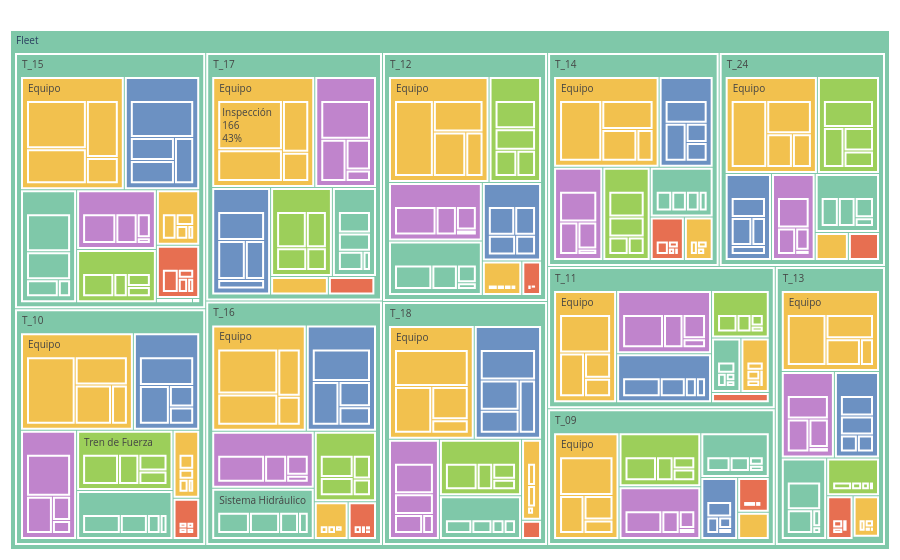

Source (notebook cell):
### Code cell
# plotly tree map : hierarchical plot with machine_code as root, then system_name and action_type_name as branches, and count as values
import plotly.express as px
fig = px.treemap(
    df,
    path=[px.Constant("Fleet"), "machine_code", "system_name", "action_type_name"],
    values="count",
    color="system_name",
    color_discrete_sequence=[
        "#7fc8a9", "#f2c14e", "#e76f51", "#6c91c2", "#c084cc", "#9ccf5a"
    ]
)

fig.update_traces(
    textinfo="label+value+percent parent",
    marker=dict(line=dict(color="white", width=2)),
    root_color="whitesmoke"
)

fig.update_layout(
    paper_bgcolor="white",
    plot_bgcolor="white",
    margin=dict(t=30, l=10, r=10, b=10),
    uniformtext=dict(minsize=10, mode="hide")
)

fig.show()

### Figure 1 — Plotly figure (JSON) as saved in the notebook; plotly's stock layout.template omitted (floating-point values rounded to 4 significant figures; data arrays with more than 128 entries replaced by an {"elided": "..."} marker saying what was removed)
{"data": [{"branchvalues": "total", "customdata": {"elided": "407x1 str values"}, "domain": {"x": [0, 1], "y": [0, 1]}, "hovertemplate": "labels=%{label}<br>count=%{value}<br>parent=%{parent}<br>id=%{id}<br>system_name=%{customdata[0]}<extra></extra>", "ids": {"elided": "407 str values"}, "labels": {"elided": "407 str values"}, "marker": {"colors": {"elided": "407 str values"}, "line": {"color": "white", "width": 2}}, "name": "", "parents": {"elided": "407 str values"}, "root": {"color": "whitesmoke"}, "textinfo": "label+value+percent parent", "type": "treemap", "values": {"elided": "407 float values"}}], "layout": {"legend": {"tracegroupgap": 0}, "margin": {"b": 10, "l": 10, "r": 10, "t": 30}, "paper_bgcolor": "white", "plot_bgcolor": "white", "treemapcolorway": ["#7fc8a9", "#f2c14e", "#e76f51", "#6c91c2", "#c084cc", "#9ccf5a"], "uniformtext": {"minsize": 10, "mode": "hide"}}}
